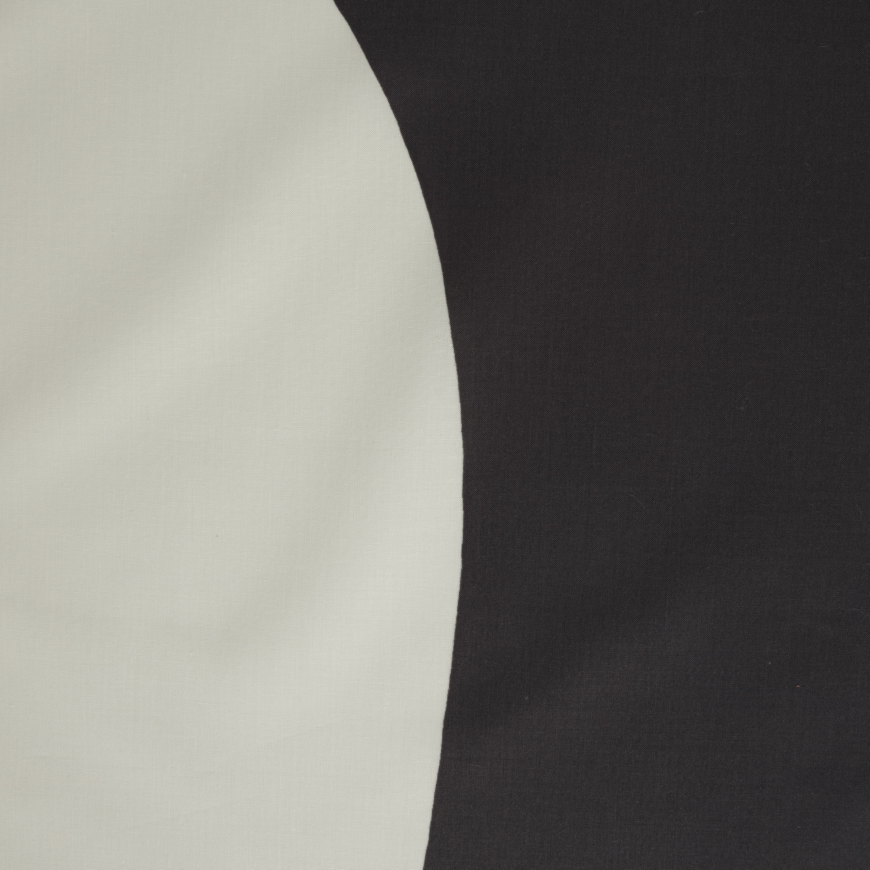
#> input picture dataset/block/3.jpg, 3477 x 3477 px, given in place of ., which was not available (shown at 1/4 size)
$ python -i load_data.py   (imports and definitions only)
#> lines starting #> are read from the running program, lines starting #| are printed output that depends on the picture
# src/data/load_data.py (REVISED)

import logging
import cv2
import numpy as np
import yaml
from pathlib import Path
from typing import Dict, Any, Optional, Tuple, List

# Use getLogger to inherit logging config from main.py
logger = logging.getLogger(__name__)

# --- Configuration Loading  ---
# [71 lines left out: functions merge_dicts, load_config, not called in this run]

# --- Image Loading ---
def load_image(image_path: str) -> Optional[np.ndarray]:
    """
    Load an image using OpenCV with basic error handling.

    Args:
        image_path (str): Path to the image file.

    Returns:
        Optional[np.ndarray]: Loaded image (RGB format), or None if failed.
    """
#> called with image_path = '.'
    try:
        image_path_str = str(image_path) # Ensure it's a string
        if not Path(image_path_str).exists():
             logger.error(f"Image file does not exist: {image_path_str}")
             return None

        image = cv2.imread(image_path_str)
#> image is the input picture: shape (3477, 3477, 3); mean B, G, R 114, 119.1, 120.6
        if image is None:
            logger.error(f"OpenCV failed to load image (may be corrupt or invalid format): {image_path_str}")
            return None
        return image
    except Exception as e:
        logger.error(f"Error loading image {image_path}: {e}")
        return None

# --- Data Loading for Training ---
def load_data(image_paths: List[str], target_size: Optional[Tuple[int, int]] = (100, 100)) -> Tuple[np.ndarray, np.ndarray]:
    """
    Load images, convert to RGB and LAB, resize, and flatten for DBN training.

    Args:
        image_paths (List[str]): List of paths to test images.
        target_size (Optional[Tuple[int, int]]): Target size (width, height) for resizing.
                                                  Set to None to disable resizing. Defaults to (100, 100).

    Returns:
        Tuple[np.ndarray, np.ndarray]: (rgb_data, lab_data)
            - rgb_data: shape (n_images, height*width*3), dtype=float32, range [0, 255]
            - lab_data: shape (n_images, height*width*3), dtype=float32, range OpenCV LAB
            Returns empty arrays if no images are loaded.

    Raises:
         ValueError: If image_paths is empty or no images could be loaded.
    """
    if not image_paths:
        raise ValueError("Image paths list cannot be empty.")

    rgb_data_list = []
    lab_data_list = []
    loaded_count = 0
    logger.info(f"Processing {len(image_paths)} images for training data...")

    for image_path in image_paths:
        image_bgr = load_image(image_path)
        if image_bgr is not None:
            try:
                # Convert BGR (OpenCV default) to RGB
                rgb = cv2.cvtColor(image_bgr, cv2.COLOR_BGR2RGB)

                # Resize if target_size is provided
                if target_size:
                    rgb = cv2.resize(rgb, target_size, interpolation=cv2.INTER_AREA)
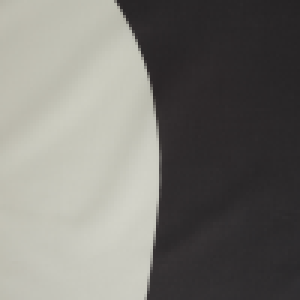
#> rgb: shape (100, 100, 3) (shown 3 times larger); mean R, G, B 120.6, 119.1, 114.1

                rgb_flat = rgb.reshape(-1).astype(np.float32)
                lab = cv2.cvtColor(rgb, cv2.COLOR_RGB2LAB)
#> lab: shape (100, 100, 3); mean of channels 0, 1, 2 123, 127.7, 130.7
#> pass 3 of the loop in load_data, `for image_path in image_paths:`:
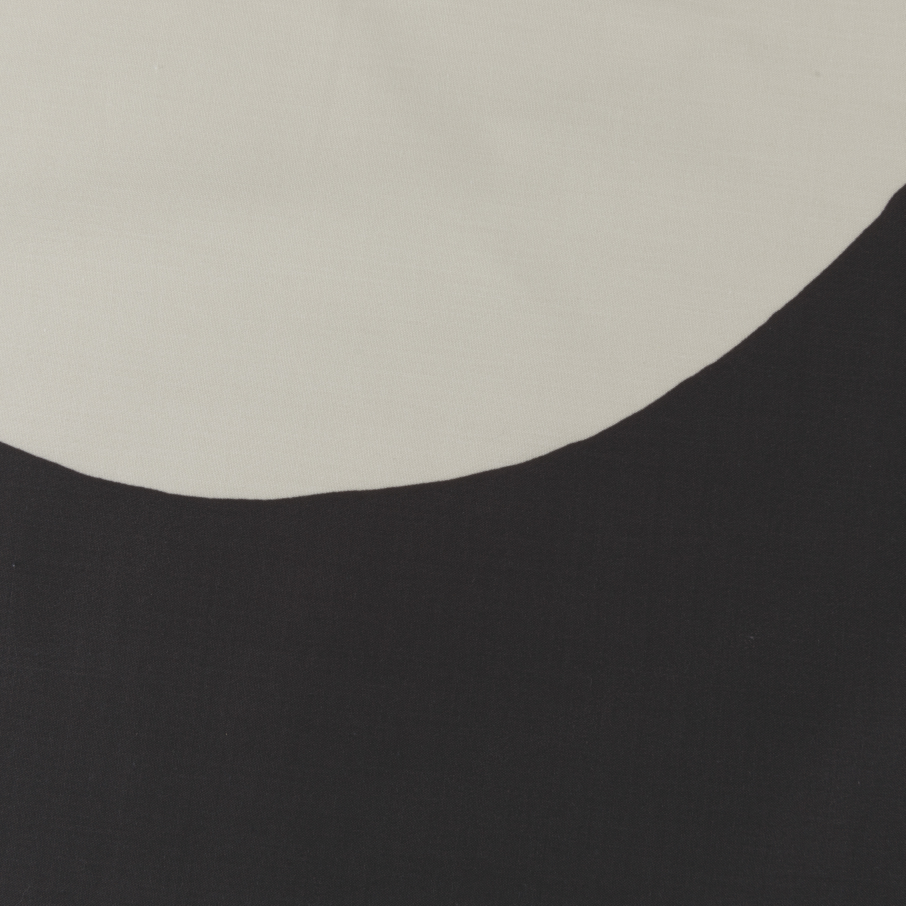
#> input picture dataset/block/4.jpg, 3622 x 3622 px, given in place of , which was not available (shown at 1/4 size)
#> in load_image, image is the input picture: shape (3622, 3622, 3); mean B, G, R 108.7, 113.5, 115.9
#> in load_data, `rgb = cv2.resize(rgb, target_size, interpolation=cv2.INTER_AREA)`:
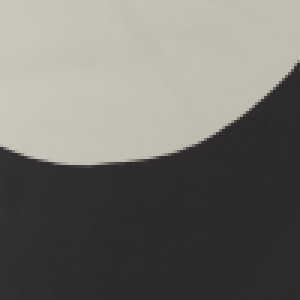
#> rgb: shape (100, 100, 3) (shown 3 times larger); mean R, G, B 115.9, 113.5, 108.7
#> lab: shape (100, 100, 3); mean of channels 0, 1, 2 117.6, 128.1, 130.7
#> the loop made 25 passes; the first 3 are shown
                lab_flat = lab.reshape(-1).astype(np.float32)

                rgb_data_list.append(rgb_flat)
                lab_data_list.append(lab_flat)
                loaded_count += 1
            except Exception as e:
                 logger.error(f"Error processing image {image_path} after loading: {e}")

    if loaded_count == 0:
        raise ValueError("No valid images could be loaded or processed from the provided paths.")

    # Stack into 2D arrays: (n_images, height*width*3)
    rgb_array = np.vstack(rgb_data_list)
    lab_array = np.vstack(lab_data_list)

    logger.info(f"Successfully loaded and processed {loaded_count}/{len(image_paths)} images.")
    logger.info(f"rgb_data shape: {rgb_array.shape}, lab_data shape: {lab_array.shape}")

    return rgb_array, lab_array

>>> result = load_data('../../dataset/block/3.jpg')
